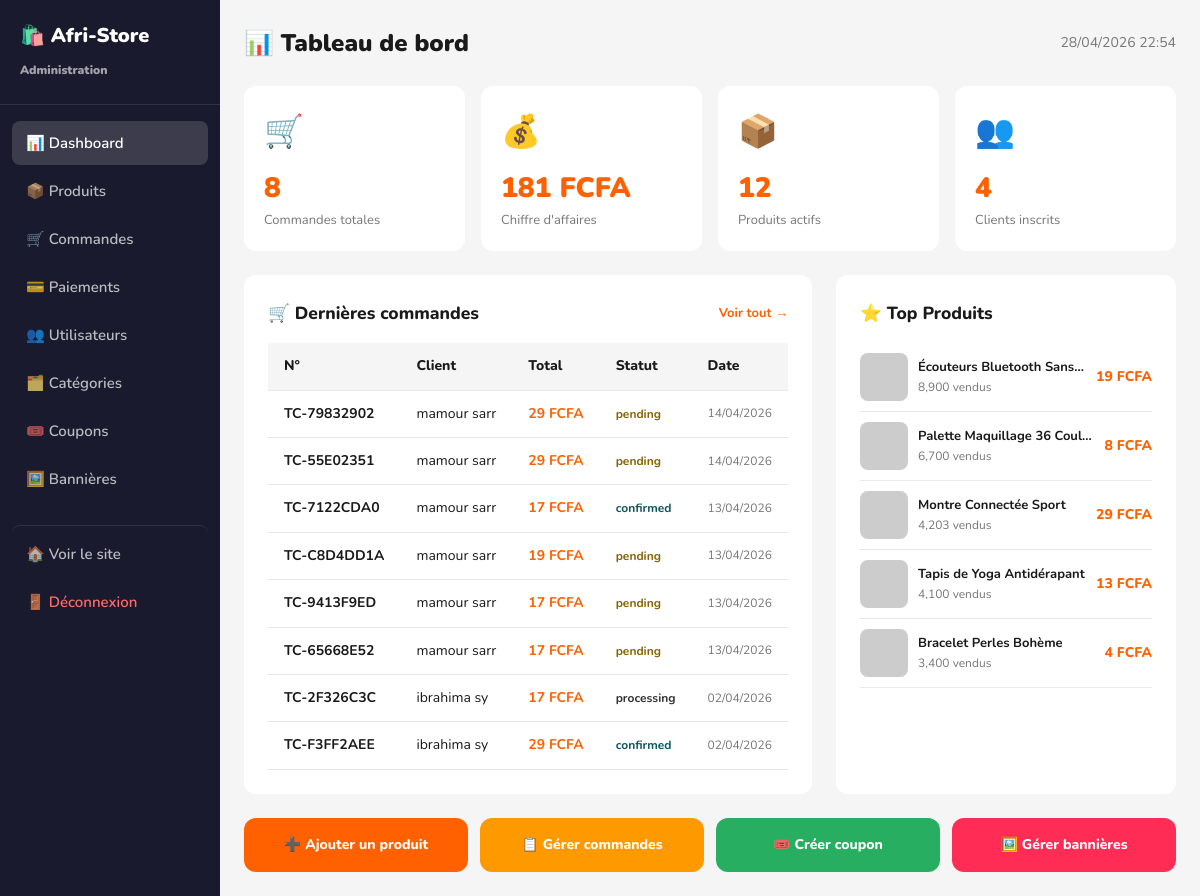
/admin/index.php (signed in), run on the app's committed database.
### tables this page shows
CREATE TABLE `orders` (
  `id` int(11) NOT NULL AUTO_INCREMENT,
  `order_number` varchar(30) NOT NULL,
  `user_id` int(11) NOT NULL,
  `address_id` int(11) NOT NULL,
  `subtotal` decimal(10,2) NOT NULL,
  `shipping_cost` decimal(10,2) DEFAULT 0.00,
  `discount_amount` decimal(10,2) DEFAULT 0.00,
  `total` decimal(10,2) NOT NULL,
  `coupon_code` varchar(50) DEFAULT NULL,
  `payment_method` varchar(50) DEFAULT 'card',
  `payment_status` enum('pending','paid','failed','refunded') DEFAULT 'pending',
  `order_status` enum('pending','confirmed','processing','shipped','delivered','cancelled','refunded') DEFAULT 'pending',
  `tracking_number` varchar(100) DEFAULT NULL,
  `notes` text DEFAULT NULL,
  `created_at` datetime DEFAULT current_timestamp(),
  `updated_at` datetime DEFAULT current_timestamp() ON UPDATE current_timestamp(),
  PRIMARY KEY (`id`),
  UNIQUE KEY `order_number` (`order_number`),
  KEY `user_id` (`user_id`),
  KEY `address_id` (`address_id`),
  CONSTRAINT `orders_ibfk_1` FOREIGN KEY (`user_id`) REFERENCES `users` (`id`) ON DELETE CASCADE,
  CONSTRAINT `orders_ibfk_2` FOREIGN KEY (`address_id`) REFERENCES `addresses` (`id`) ON DELETE CASCADE
);

CREATE TABLE `users` (
  `id` int(11) NOT NULL AUTO_INCREMENT,
  `name` varchar(100) NOT NULL,
  `email` varchar(150) NOT NULL,
  `password` varchar(255) NOT NULL,
  `avatar` varchar(255) DEFAULT NULL,
  `phone` varchar(30) DEFAULT NULL,
  `role` enum('client','admin') DEFAULT 'client',
  `is_active` tinyint(1) DEFAULT 1,
  `created_at` datetime DEFAULT current_timestamp(),
  `updated_at` datetime DEFAULT current_timestamp() ON UPDATE current_timestamp(),
  PRIMARY KEY (`id`),
  UNIQUE KEY `email` (`email`)
);

CREATE TABLE `product_images` (
  `id` int(11) NOT NULL AUTO_INCREMENT,
  `product_id` int(11) NOT NULL,
  `image_url` varchar(255) NOT NULL,
  `alt_text` varchar(255) DEFAULT NULL,
  `is_primary` tinyint(1) DEFAULT 0,
  `sort_order` int(11) DEFAULT 0,
  PRIMARY KEY (`id`),
  KEY `product_id` (`product_id`),
  CONSTRAINT `product_images_ibfk_1` FOREIGN KEY (`product_id`) REFERENCES `products` (`id`) ON DELETE CASCADE
);

CREATE TABLE `products` (
  `id` int(11) NOT NULL AUTO_INCREMENT,
  `category_id` int(11) NOT NULL,
  `name` varchar(255) NOT NULL,
  `slug` varchar(280) NOT NULL,
  `description` text DEFAULT NULL,
  `short_description` varchar(500) DEFAULT NULL,
  `price` decimal(10,2) NOT NULL,
  `original_price` decimal(10,2) DEFAULT NULL,
  `discount_percent` int(11) DEFAULT 0,
  `stock` int(11) DEFAULT 0,
  `sku` varchar(100) DEFAULT NULL,
  `brand` varchar(100) DEFAULT NULL,
  `rating` decimal(3,2) DEFAULT 0.00,
  `review_count` int(11) DEFAULT 0,
  `sold_count` int(11) DEFAULT 0,
  `is_featured` tinyint(1) DEFAULT 0,
  `is_flash_sale` tinyint(1) DEFAULT 0,
  `flash_sale_end` datetime DEFAULT NULL,
  `is_active` tinyint(1) DEFAULT 1,
  `created_at` datetime DEFAULT current_timestamp(),
  `updated_at` datetime DEFAULT current_timestamp() ON UPDATE current_timestamp(),
  `video_url` varchar(500) DEFAULT NULL,
  PRIMARY KEY (`id`),
  UNIQUE KEY `slug` (`slug`),
  KEY `category_id` (`category_id`),
  CONSTRAINT `products_ibfk_1` FOREIGN KEY (`category_id`) REFERENCES `categories` (`id`) ON DELETE CASCADE
);

### includes/functions.php (called while the page is built, shortened)
<?php
function h(string $str): string {
    return htmlspecialchars($str, ENT_QUOTES, 'UTF-8');
}
function formatPrice(float $price): string {
    return number_format((int)$price, 0, ',', ' ') . ' ' . CURRENCY;
}

### admin/index.php (the view, shortened to what this page needs)
<?php
require_once __DIR__ . '/../includes/functions.php';
$db = getDB();
$stats = [
    'orders'   => $db->query("SELECT COUNT(*) FROM orders")->fetchColumn(),
    'revenue'  => $db->query("SELECT COALESCE(SUM(total),0) FROM orders WHERE order_status != 'cancelled'")->fetchColumn(),
    'products' => $db->query("SELECT COUNT(*) FROM products WHERE is_active = 1")->fetchColumn(),
    'users'    => $db->query("SELECT COUNT(*) FROM users WHERE role = 'client'")->fetchColumn(),
];
$recentOrders = $db->query("
    SELECT o.*, u.name AS user_name
    FROM orders o JOIN users u ON u.id = o.user_id
    ORDER BY o.created_at DESC LIMIT 10
")->fetchAll();
$topProducts = $db->query("
    SELECT p.name, p.sold_count, p.price, pi.image_url
    FROM products p
    LEFT JOIN product_images pi ON pi.product_id = p.id AND pi.is_primary = 1
    ORDER BY p.sold_count DESC LIMIT 5
")->fetchAll();
?>
<!DOCTYPE html>
<html lang="fr">
<head>
    <link rel="stylesheet" href="<?= SITE_URL ?>/assets/css/style.css">
</head>
<body>
<div class="admin-layout">
    <aside class="admin-sidebar">
        <div class="admin-logo">🛍️ <?= SITE_NAME ?><br><small style="font-size:12px;opacity:.6">Administration</small></div>
        <nav class="admin-menu">
            <a href="<?= SITE_URL ?>/admin/index.php" style="color:white;background:rgba(255,255,255,.15)">📊 Dashboard</a>
            <a href="<?= SITE_URL ?>/admin/products.php">📦 Produits</a>
            <a href="<?= SITE_URL ?>/admin/orders.php">🛒 Commandes</a>
            <a href="<?= SITE_URL ?>/admin/payments.php">💳 Paiements</a>
            <a href="<?= SITE_URL ?>/admin/users.php">👥 Utilisateurs</a>
            <a href="<?= SITE_URL ?>/admin/categories.php">🗂️ Catégories</a>
            <a href="<?= SITE_URL ?>/admin/coupons.php">🎟️ Coupons</a>
            <a href="<?= SITE_URL ?>/admin/banners.php">🖼️ Bannières</a>
            <a href="<?= SITE_URL ?>" style="margin-top:20px;border-top:1px solid rgba(255,255,255,.1);padding-top:16px">🏠 Voir le site</a>
            <a href="<?= SITE_URL ?>/api/auth.php?action=logout" style="color:#FF6B6B">🚪 Déconnexion</a>
        </nav>
    </aside>
    <main class="admin-main">
        <div style="display:flex;justify-content:space-between;align-items:center;margin-bottom:24px">
            <h1 style="font-size:24px;font-weight:900">📊 Tableau de bord</h1>
            <span style="color:var(--text-muted);font-size:14px"><?= date('d/m/Y H:i') ?></span>
        </div>
        <div class="stats-grid">
            <div class="stat-card">
                <div class="stat-icon">🛒</div>
                <div class="stat-val"><?= number_format($stats['orders']) ?></div>
                <div class="stat-label">Commandes totales</div>
            </div>
            <div class="stat-card">
                <div class="stat-icon">💰</div>
                <div class="stat-val"><?= formatPrice($stats['revenue']) ?></div>
                <div class="stat-label">Chiffre d'affaires</div>
            </div>
            <div class="stat-card">
                <div class="stat-icon">📦</div>
                <div class="stat-val"><?= number_format($stats['products']) ?></div>
                <div class="stat-label">Produits actifs</div>
            </div>
            <div class="stat-card">
                <div class="stat-icon">👥</div>
                <div class="stat-val"><?= number_format($stats['users']) ?></div>
                <div class="stat-label">Clients inscrits</div>
            </div>
        </div>
        <div style="display:grid;grid-template-columns:1fr 340px;gap:24px">
            <div class="bg-white rounded p-3">
                <div style="display:flex;justify-content:space-between;align-items:center;margin-bottom:16px">
                    <h3 style="font-weight:800">🛒 Dernières commandes</h3>
                    <a href="<?= SITE_URL ?>/admin/orders.php" style="color:var(--primary);font-size:13px;font-weight:700">Voir tout →</a>
                </div>
                <table class="data-table">
                    <thead>
                        <tr>
                            <th>N°</th><th>Client</th><th>Total</th><th>Statut</th><th>Date</th>
                        </tr>
                    </thead>
                    <tbody>
                        <?php foreach ($recentOrders as $o):
                            $statusColors = ['pending'=>'#856404','confirmed'=>'#0C5460','shipped'=>'#155724','delivered'=>'#155724','cancelled'=>'#721C24'];
                            $color = $statusColors[$o['order_status']] ?? '#333';
                        ?>
                        <tr>
                            <td><strong><?= h($o['order_number']) ?></strong></td>
                            <td><?= h($o['user_name']) ?></td>
                            <td style="color:var(--primary);font-weight:700"><?= formatPrice($o['total']) ?></td>
                            <td><span style="color:<?= $color ?>;font-weight:700;font-size:12px"><?= h($o['order_status']) ?></span></td>
                            <td style="color:var(--text-muted);font-size:12px"><?= date('d/m/Y', strtotime($o['created_at'])) ?></td>
                        </tr>
                        <?php endforeach; ?>
                    </tbody>
                </table>
            </div>
            <div class="bg-white rounded p-3">
                <h3 style="font-weight:800;margin-bottom:16px">⭐ Top Produits</h3>
                <?php foreach ($topProducts as $p): ?>
                <div style="display:flex;gap:10px;align-items:center;padding:10px 0;border-bottom:1px solid var(--border)">
                    <img src="<?= h($p['image_url'] ?: 'https://picsum.photos/seed/'.rand(1,99).'/60/60') ?>"
                         style="width:48px;height:48px;border-radius:8px;object-fit:cover" alt="">
                    <div style="flex:1;min-width:0">
                        <div style="font-weight:700;font-size:13px;overflow:hidden;text-overflow:ellipsis;white-space:nowrap"><?= h($p['name']) ?></div>
                        <div style="font-size:12px;color:var(--text-muted)"><?= number_format($p['sold_count']) ?> vendus</div>
                    </div>
                    <div style="color:var(--primary);font-weight:800;font-size:14px;white-space:nowrap"><?= formatPrice($p['price']) ?></div>
                </div>
                <?php endforeach; ?>
            </div>
        </div>
        <div style="margin-top:24px;display:grid;grid-template-columns:repeat(4,1fr);gap:12px">
            <a href="<?= SITE_URL ?>/admin/products.php?action=add" style="background:var(--primary);color:white;border-radius:12px;padding:16px;text-align:center;font-weight:800;font-size:14px">
                ➕ Ajouter un produit
            </a>
            <a href="<?= SITE_URL ?>/admin/orders.php" style="background:var(--secondary);color:white;border-radius:12px;padding:16px;text-align:center;font-weight:800;font-size:14px">
                📋 Gérer commandes
            </a>
            <a href="<?= SITE_URL ?>/admin/coupons.php?action=add" style="background:var(--success);color:white;border-radius:12px;padding:16px;text-align:center;font-weight:800;font-size:14px">
                🎟️ Créer coupon
            </a>
            <a href="<?= SITE_URL ?>/admin/banners.php" style="background:var(--accent);color:white;border-radius:12px;padding:16px;text-align:center;font-weight:800;font-size:14px">
                🖼️ Gérer bannières
            </a>
        </div>
    </main>
</div>
</body>
</html>

### assets/css/style.css (style rules this page uses)
:root { --primary: #FF6000; --primary-dark: #E04F00; --primary-light:#FFF3ED; --secondary: #FF9900; --accent: #FF2D55; --success: #27AE60; --warning: #F39C12; --danger: #E74C3C; --text: #1A1A1A; --text-muted: #777; --border: #E8E8E8; --bg: #F5F5F5; --white: #FFFFFF; --shadow: 0 2px 12px rgba(0,0,0,.09); --radius: 12px; --radius-sm: 8px; --font: 'Nunito', sans-serif; }
*, *::before, *::after { box-sizing: border-box; margin: 0; padding: 0; }
html { scroll-behavior: smooth; }
body { font-family: var(--font); color: var(--text); background: var(--bg); font-size: 15px; line-height: 1.6; }
a { color: inherit; text-decoration: none; }
img { max-width: 100%; display: block; }
.admin-layout { display: grid; grid-template-columns: 220px 1fr; min-height: 100vh; }
.admin-sidebar { background: #1A1A2E; color: white; padding: 20px 0; }
.admin-logo { padding: 0 20px 20px; font-size: 20px; font-weight: 900; border-bottom: 1px solid rgba(255,255,255,.1); }
.admin-menu { padding: 16px 12px; display: flex; flex-direction: column; gap: 4px; }
.admin-menu a { padding: 10px 14px; border-radius: 8px; color: rgba(255,255,255,.7); font-weight: 600; transition: all .2s; }
.admin-main { padding: 24px; background: var(--bg); }
.stats-grid { display: grid; grid-template-columns: repeat(4,1fr); gap: 16px; margin-bottom: 24px; }
.stat-card { background: white; border-radius: var(--radius); padding: 20px; }
.stat-card .stat-icon { font-size: 32px; margin-bottom: 8px; }
.stat-card .stat-val { font-size: 28px; font-weight: 900; color: var(--primary); }
.stat-card .stat-label { color: var(--text-muted); font-size: 13px; }
.data-table { width: 100%; border-collapse: collapse; }
.data-table th, .data-table td { padding: 12px 16px; text-align: left; border-bottom: 1px solid var(--border); font-size: 14px; }
.data-table th { background: var(--bg); font-weight: 800; }
.bg-white { background: white; }
.rounded { border-radius: var(--radius); }
.p-3 { padding: 24px; }

### data on the page
orders: order_number "TC-79832902", user.name "mamour sarr", total "29 FCFA", order_status "pending", created_at "14/04/2026"
orders: order_number "TC-55E02351", user.name "mamour sarr", total "29 FCFA", order_status "pending", created_at "14/04/2026"
orders: order_number "TC-7122CDA0", user.name "mamour sarr", total "17 FCFA", order_status "confirmed", created_at "13/04/2026"
orders: order_number "TC-C8D4DD1A", user.name "mamour sarr", total "19 FCFA", order_status "pending", created_at "13/04/2026"
orders: order_number "TC-9413F9ED", user.name "mamour sarr", total "17 FCFA", order_status "pending", created_at "13/04/2026"
orders: order_number "TC-65668E52", user.name "mamour sarr", total "17 FCFA", order_status "pending", created_at "13/04/2026"
orders: order_number "TC-2F326C3C", user.name "ibrahima sy", total "17 FCFA", order_status "processing", created_at "02/04/2026"
orders: order_number "TC-F3FF2AEE", user.name "ibrahima sy", total "29 FCFA", order_status "confirmed", created_at "02/04/2026"
product_images: product.name "Écouteurs Bluetooth Sans…", product.sold_count "8,900", product.price "19 FCFA"
product_images: product.name "Palette Maquillage 36 Coul…", product.sold_count "6,700", product.price "8 FCFA"
product_images: product.name "Montre Connectée Sport", product.sold_count "4,203", product.price "29 FCFA"
product_images: product.name "Tapis de Yoga Antidérapant", product.sold_count "4,100", product.price "13 FCFA"
product_images: product.name "Bracelet Perles Bohème", product.sold_count "3,400", product.price "4 FCFA"

### other printed values
SITE_NAME "Afri-Store"
$stats['orders'] "8"
formatPrice($stats['revenue']) "181 FCFA"
$stats['products'] "12"
$stats['users'] "4"
